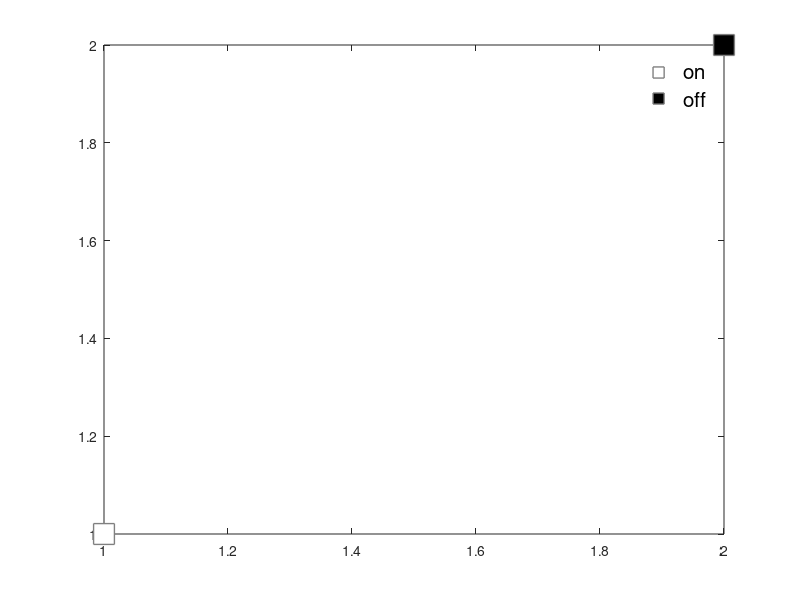

MATLAB code to generate this figure:
figure();

plot(1,1, 'ks', 'linewidth',1,'markersize' ,15,'MarkerFacecolor','w','MarkerEdgecolor',[0.5, 0.5, 0.5]);
hold on
plot(2,2, 'ks', 'linewidth',1,'markersize' ,15,'MarkerFacecolor','k','MarkerEdgecolor', [0.5, 0.5, 0.5]);

%legend(gca,{'firing cell ($$\tau_{on}$$)','non-firing cell ($$\tau_{off}=5$$)'}, 'FontSize',20, 'interpreter','latex');
legend(gca,{' on',' off'}, 'FontSize',15);
legend boxoff 
print(gcf,['../PapFig/Cartoon_LegOnOff.png'],'-dpng','-r400');
